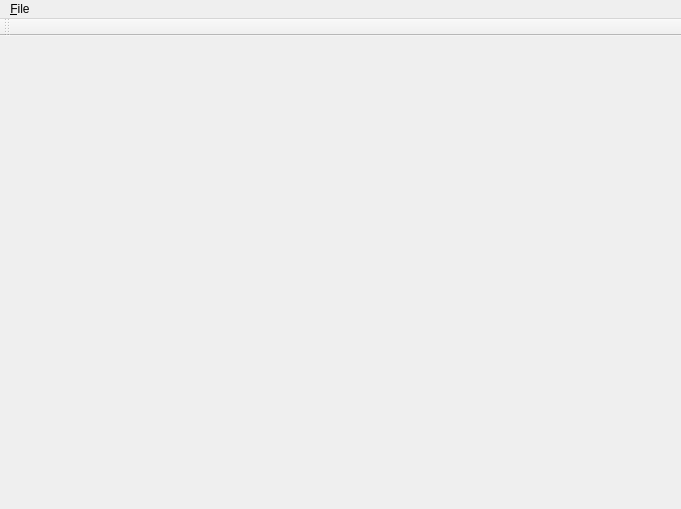
<?xml version="1.0" encoding="UTF-8"?>
<ui version="4.0">
 <class>MainWindow</class>
 <widget class="QMainWindow" name="MainWindow">
  <property name="geometry">
   <rect>
    <x>0</x>
    <y>0</y>
    <width>681</width>
    <height>509</height>
   </rect>
  </property>
  <property name="windowIcon">
   <iconset resource="../icon/icon.qrc">
    <normaloff>:/window/asterisk 16 x.png</normaloff>:/window/asterisk 16 x.png</iconset>
  </property>
  <widget class="QWidget" name="centralWidget"/>
  <widget class="QMenuBar" name="menuBar">
   <property name="geometry">
    <rect>
     <x>0</x>
     <y>0</y>
     <width>681</width>
     <height>20</height>
    </rect>
   </property>
   <widget class="QMenu" name="menuFile">
    <property name="title">
     <string>&amp;File</string>
    </property>
    <addaction name="actionQuit"/>
   </widget>
   <addaction name="menuFile"/>
  </widget>
  <widget class="QToolBar" name="mainToolBar">
   <property name="iconSize">
    <size>
     <width>16</width>
     <height>16</height>
    </size>
   </property>
   <attribute name="toolBarArea">
    <enum>TopToolBarArea</enum>
   </attribute>
   <attribute name="toolBarBreak">
    <bool>false</bool>
   </attribute>
  </widget>
  <action name="actionCloseSession">
   <property name="icon">
    <iconset resource="../icon/icon.qrc">
     <normaloff>:/toolbar/disconnect.png</normaloff>:/toolbar/disconnect.png</iconset>
   </property>
   <property name="text">
    <string>Close Session</string>
   </property>
  </action>
  <action name="actionQuit">
   <property name="text">
    <string>&amp;Quit</string>
   </property>
  </action>
 </widget>
 <layoutdefault spacing="6" margin="11"/>
 <resources>
  <include location="../icon/icon.qrc"/>
 </resources>
 <connections>
  <connection>
   <sender>actionQuit</sender>
   <signal>triggered()</signal>
   <receiver>MainWindow</receiver>
   <slot>close()</slot>
   <hints>
    <hint type="sourcelabel">
     <x>-1</x>
     <y>-1</y>
    </hint>
    <hint type="destinationlabel">
     <x>340</x>
     <y>254</y>
    </hint>
   </hints>
  </connection>
 </connections>
</ui>
